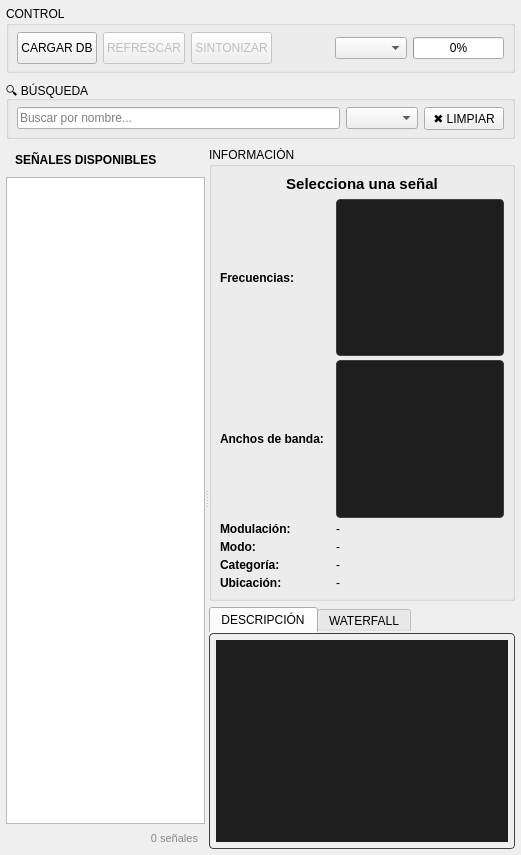
<?xml version="1.0" encoding="UTF-8"?>
<ui version="4.0">
 <class>DockWidget</class>
 <widget class="QDockWidget" name="DockWidget">
  <property name="geometry">
   <rect>
    <x>0</x>
    <y>0</y>
    <width>521</width>
    <height>855</height>
   </rect>
  </property>
  <property name="windowTitle">
   <string>BASE DE DATOS ARTEMIS</string>
  </property>
  <widget class="QWidget" name="dockWidgetContents">
   <layout class="QVBoxLayout" name="verticalLayout_main">
    <property name="spacing">
     <number>8</number>
    </property>
    <property name="leftMargin">
     <number>6</number>
    </property>
    <property name="topMargin">
     <number>6</number>
    </property>
    <property name="rightMargin">
     <number>6</number>
    </property>
    <property name="bottomMargin">
     <number>6</number>
    </property>
    <item>
     <widget class="QGroupBox" name="groupBox_controls">
      <property name="title">
       <string>CONTROL</string>
      </property>
      <layout class="QHBoxLayout" name="horizontalLayout_controls">
       <property name="spacing">
        <number>6</number>
       </property>
       <property name="leftMargin">
        <number>8</number>
       </property>
       <property name="topMargin">
        <number>6</number>
       </property>
       <property name="rightMargin">
        <number>8</number>
       </property>
       <property name="bottomMargin">
        <number>6</number>
       </property>
       <item>
        <widget class="QPushButton" name="pushButton_load">
         <property name="minimumSize">
          <size>
           <width>0</width>
           <height>32</height>
          </size>
         </property>
         <property name="text">
          <string>CARGAR DB</string>
         </property>
        </widget>
       </item>
       <item>
        <widget class="QPushButton" name="pushButton_refresh">
         <property name="enabled">
          <bool>false</bool>
         </property>
         <property name="minimumSize">
          <size>
           <width>0</width>
           <height>32</height>
          </size>
         </property>
         <property name="text">
          <string>REFRESCAR</string>
         </property>
        </widget>
       </item>
       <item>
        <widget class="QPushButton" name="pushButton_tune">
         <property name="enabled">
          <bool>false</bool>
         </property>
         <property name="minimumSize">
          <size>
           <width>0</width>
           <height>32</height>
          </size>
         </property>
         <property name="text">
          <string>SINTONIZAR</string>
         </property>
        </widget>
       </item>
       <item>
        <spacer name="horizontalSpacer_controls">
         <property name="orientation">
          <enum>Qt::Horizontal</enum>
         </property>
         <property name="sizeHint" stdset="0">
          <size>
           <width>40</width>
           <height>20</height>
          </size>
         </property>
        </spacer>
       </item>
       <item>
        <widget class="QComboBox" name="comboBox_filter"/>
       </item>
       <item>
        <widget class="QProgressBar" name="progressBar">
         <property name="visible">
          <bool>false</bool>
         </property>
         <property name="value">
          <number>0</number>
         </property>
        </widget>
       </item>
      </layout>
     </widget>
    </item>
    <item>
     <widget class="QGroupBox" name="groupBox_search">
      <property name="title">
       <string>🔍 BÚSQUEDA</string>
      </property>
      <layout class="QHBoxLayout" name="horizontalLayout_search">
       <property name="spacing">
        <number>6</number>
       </property>
       <property name="leftMargin">
        <number>8</number>
       </property>
       <property name="topMargin">
        <number>6</number>
       </property>
       <property name="rightMargin">
        <number>8</number>
       </property>
       <property name="bottomMargin">
        <number>6</number>
       </property>
       <item>
        <widget class="QLineEdit" name="lineEdit_search">
         <property name="placeholderText">
          <string>Buscar por nombre...</string>
         </property>
        </widget>
       </item>
       <item>
        <widget class="QComboBox" name="comboBox_category"/>
       </item>
       <item>
        <widget class="QPushButton" name="pushButton_clear">
         <property name="text">
          <string>✖️ LIMPIAR</string>
         </property>
         <property name="fixedWidth" stdset="0">
          <number>80</number>
         </property>
        </widget>
       </item>
      </layout>
     </widget>
    </item>
    <item>
     <widget class="QSplitter" name="splitter_main">
      <property name="orientation">
       <enum>Qt::Horizontal</enum>
      </property>
      <widget class="QWidget" name="widget_list">
       <layout class="QVBoxLayout" name="verticalLayout_list">
        <property name="spacing">
         <number>4</number>
        </property>
        <property name="leftMargin">
         <number>0</number>
        </property>
        <property name="topMargin">
         <number>0</number>
        </property>
        <property name="rightMargin">
         <number>0</number>
        </property>
        <property name="bottomMargin">
         <number>0</number>
        </property>
        <item>
         <widget class="QLabel" name="label_list_title">
          <property name="styleSheet">
           <string notr="true">font-weight: bold; padding: 6px;</string>
          </property>
          <property name="text">
           <string>SEÑALES DISPONIBLES</string>
          </property>
         </widget>
        </item>
        <item>
         <widget class="QListWidget" name="listWidget_signals">
          <property name="styleSheet">
           <string notr="true">QListWidget::item { padding: 8px; border-bottom: 1px solid #404040; }</string>
          </property>
          <property name="alternatingRowColors">
           <bool>true</bool>
          </property>
         </widget>
        </item>
        <item>
         <widget class="QLabel" name="label_count">
          <property name="styleSheet">
           <string notr="true">color: #888888; font-size: 8pt; padding: 4px;</string>
          </property>
          <property name="text">
           <string>0 señales</string>
          </property>
          <property name="alignment">
           <set>Qt::AlignRight</set>
          </property>
         </widget>
        </item>
       </layout>
      </widget>
      <widget class="QWidget" name="widget_details">
       <layout class="QVBoxLayout" name="verticalLayout_details">
        <property name="spacing">
         <number>6</number>
        </property>
        <property name="leftMargin">
         <number>0</number>
        </property>
        <property name="topMargin">
         <number>0</number>
        </property>
        <property name="rightMargin">
         <number>0</number>
        </property>
        <property name="bottomMargin">
         <number>0</number>
        </property>
        <item>
         <widget class="QGroupBox" name="groupBox_info">
          <property name="title">
           <string>INFORMACIÓN</string>
          </property>
          <layout class="QVBoxLayout" name="verticalLayout_info">
           <property name="spacing">
            <number>6</number>
           </property>
           <property name="leftMargin">
            <number>8</number>
           </property>
           <property name="topMargin">
            <number>8</number>
           </property>
           <property name="rightMargin">
            <number>8</number>
           </property>
           <property name="bottomMargin">
            <number>8</number>
           </property>
           <item>
            <widget class="QLabel" name="label_signal_name">
             <property name="styleSheet">
              <string notr="true">font-weight: bold; font-size: 11pt;</string>
             </property>
             <property name="text">
              <string>Selecciona una señal</string>
             </property>
             <property name="alignment">
              <set>Qt::AlignCenter</set>
             </property>
             <property name="wordWrap">
              <bool>true</bool>
             </property>
            </widget>
           </item>
           <item>
            <layout class="QGridLayout" name="gridLayout_technical">
             <property name="horizontalSpacing">
              <number>12</number>
             </property>
             <property name="verticalSpacing">
              <number>4</number>
             </property>
             <item row="3" column="1">
              <widget class="QLabel" name="label_mode_value">
               <property name="text">
                <string>-</string>
               </property>
               <property name="wordWrap">
                <bool>true</bool>
               </property>
              </widget>
             </item>
             <item row="2" column="1">
              <widget class="QLabel" name="label_mod_value">
               <property name="text">
                <string>-</string>
               </property>
               <property name="wordWrap">
                <bool>true</bool>
               </property>
              </widget>
             </item>
             <item row="3" column="0">
              <widget class="QLabel" name="label_mode_title">
               <property name="styleSheet">
                <string notr="true">font-weight: bold;</string>
               </property>
               <property name="text">
                <string>Modo:</string>
               </property>
              </widget>
             </item>
             <item row="4" column="1">
              <widget class="QLabel" name="label_category_value">
               <property name="text">
                <string>-</string>
               </property>
               <property name="wordWrap">
                <bool>true</bool>
               </property>
              </widget>
             </item>
             <item row="5" column="0">
              <widget class="QLabel" name="label_location_title">
               <property name="styleSheet">
                <string notr="true">font-weight: bold;</string>
               </property>
               <property name="text">
                <string>Ubicación:</string>
               </property>
              </widget>
             </item>
             <item row="4" column="0">
              <widget class="QLabel" name="label_category_title">
               <property name="styleSheet">
                <string notr="true">font-weight: bold;</string>
               </property>
               <property name="text">
                <string>Categoría:</string>
               </property>
              </widget>
             </item>
             <item row="2" column="0">
              <widget class="QLabel" name="label_mod_title">
               <property name="styleSheet">
                <string notr="true">font-weight: bold;</string>
               </property>
               <property name="text">
                <string>Modulación:</string>
               </property>
              </widget>
             </item>
             <item row="5" column="1">
              <widget class="QLabel" name="label_location_value">
               <property name="text">
                <string>-</string>
               </property>
               <property name="wordWrap">
                <bool>true</bool>
               </property>
              </widget>
             </item>
             <item row="0" column="0">
              <widget class="QLabel" name="label_freq_title">
               <property name="styleSheet">
                <string notr="true">font-weight: bold;</string>
               </property>
               <property name="text">
                <string>Frecuencias:</string>
               </property>
              </widget>
             </item>
             <item row="1" column="0">
              <widget class="QLabel" name="label_bw_title">
               <property name="styleSheet">
                <string notr="true">font-weight: bold;</string>
               </property>
               <property name="text">
                <string>Anchos de banda:</string>
               </property>
              </widget>
             </item>
             <item row="1" column="1">
              <widget class="QTextEdit" name="textEdit_bandwidths">
               <property name="styleSheet">
                <string notr="true">background-color: #1e1e1e; color: #dddddd; border: 1px solid #404040; border-radius: 4px; font-family: monospace; font-size: 9pt;</string>
               </property>
               <property name="readOnly">
                <bool>true</bool>
               </property>
              </widget>
             </item>
             <item row="0" column="1">
              <widget class="QTextEdit" name="textEdit_frequencies">
               <property name="styleSheet">
                <string notr="true">background-color: #1e1e1e; color: #dddddd; border: 1px solid #404040; border-radius: 4px; font-family: monospace; font-size: 9pt;</string>
               </property>
               <property name="readOnly">
                <bool>true</bool>
               </property>
              </widget>
             </item>
            </layout>
           </item>
          </layout>
         </widget>
        </item>
        <item>
         <widget class="QTabWidget" name="tabWidget">
          <property name="styleSheet">
           <string notr="true">QTabWidget::pane { border: 1px solid #404040; border-radius: 4px; }</string>
          </property>
          <property name="currentIndex">
           <number>0</number>
          </property>
          <widget class="QWidget" name="tab_description">
           <attribute name="title">
            <string>DESCRIPCIÓN</string>
           </attribute>
           <layout class="QVBoxLayout" name="verticalLayout_description">
            <property name="spacing">
             <number>4</number>
            </property>
            <property name="leftMargin">
             <number>6</number>
            </property>
            <property name="topMargin">
             <number>6</number>
            </property>
            <property name="rightMargin">
             <number>6</number>
            </property>
            <property name="bottomMargin">
             <number>6</number>
            </property>
            <item>
             <widget class="QTextEdit" name="textEdit_description">
              <property name="styleSheet">
               <string notr="true">background-color: #1e1e1e; color: #dddddd; border: none; font-family: monospace; font-size: 9pt;</string>
              </property>
              <property name="readOnly">
               <bool>true</bool>
              </property>
             </widget>
            </item>
           </layout>
          </widget>
          <widget class="QWidget" name="tab_waterfall">
           <attribute name="title">
            <string>WATERFALL</string>
           </attribute>
           <layout class="QVBoxLayout" name="verticalLayout_waterfall">
            <property name="spacing">
             <number>4</number>
            </property>
            <property name="leftMargin">
             <number>6</number>
            </property>
            <property name="topMargin">
             <number>6</number>
            </property>
            <property name="rightMargin">
             <number>6</number>
            </property>
            <property name="bottomMargin">
             <number>6</number>
            </property>
            <item>
             <widget class="QLabel" name="label_waterfall">
              <property name="minimumSize">
               <size>
                <width>0</width>
                <height>200</height>
               </size>
              </property>
              <property name="styleSheet">
               <string notr="true">background-color: #0d0d0d; border: 1px solid #404040; border-radius: 4px;</string>
              </property>
              <property name="text">
               <string>📡 No hay imagen disponible</string>
              </property>
              <property name="alignment">
               <set>Qt::AlignCenter</set>
              </property>
             </widget>
            </item>
           </layout>
          </widget>
         </widget>
        </item>
       </layout>
      </widget>
     </widget>
    </item>
    <item>
     <spacer name="verticalSpacer">
      <property name="orientation">
       <enum>Qt::Vertical</enum>
      </property>
      <property name="sizeHint" stdset="0">
       <size>
        <width>20</width>
        <height>40</height>
       </size>
      </property>
     </spacer>
    </item>
   </layout>
  </widget>
 </widget>
 <resources/>
 <connections/>
</ui>
